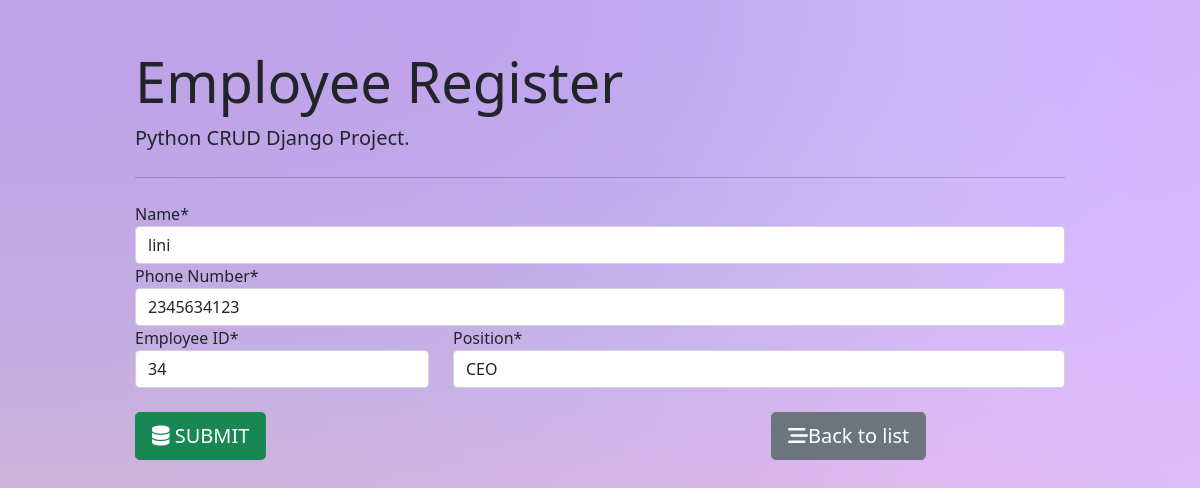
Screenshot of /15/ with the database file from the repository.
### Employee_registration/models.py (models this page shows)
class Employee(models.Model):
    FullName=models.CharField(max_length=20,blank=False)
    Emp_code=models.CharField(max_length=20,blank=False)
    mobile=models.CharField(max_length=10,blank=False)
    position=models.ForeignKey(Position,on_delete=models.CASCADE)

### Employee_registration/views.py (the view, shortened to what this page needs)
# urls.py: path('', views.Employee_form, name='employee_insert'),
def Employee_form(request,id=0):
    if request.method=="GET":
        if id==0:
            form=EmployeeForm()
        else:
            employee = Employee.objects.get(pk=id)
            form = EmployeeForm(instance= employee)
        return render(request,"Employee_form.html", {'k':form})

### Employee_registration/forms.py
class EmployeeForm(ModelForm):
    class Meta:
        model=Employee
        fields='FullName','mobile','Emp_code','position'
        labels={'FullName':'Name','Emp_code':'Employee ID','mobile':'Phone Number'}

### Employee_registration/models.py (called while the page is built)
    def __str__(self):
        return self.title

### templates/Employee_form.html (shortened to what this page needs)
{% extends 'base.html' %}
{% load crispy_forms_tags %}
{% block content %}
<form action="" method="post" autocomplete="off">
{{k.FullName|as_crispy_field}}
{{k.mobile|as_crispy_field}}
<div class="row">
    <div class=col-md-4>
        {{k.Emp_code|as_crispy_field}}
    </div>
    <div class=col-md-8>
        {{k.position|as_crispy_field}}
    </div>
</div>
<br>
<div class="row">
    <div class=col-md-8>
    <button type="submit" class="btn btn-success btn-lg">
            <i class="fa-solid fa-database"></i> SUBMIT</button>
    </div>
    <div class=col-md-4>
        <a href="" class="btn btn-secondary btn-lg">
            <i class="fas fa-stream"></i>Back to list
        </a>
    </div>
</div></form>
{% endblock %}

### rows the page displays
Employee: FullName "lini", mobile "2345634123", Emp_code "34", position "CEO"
